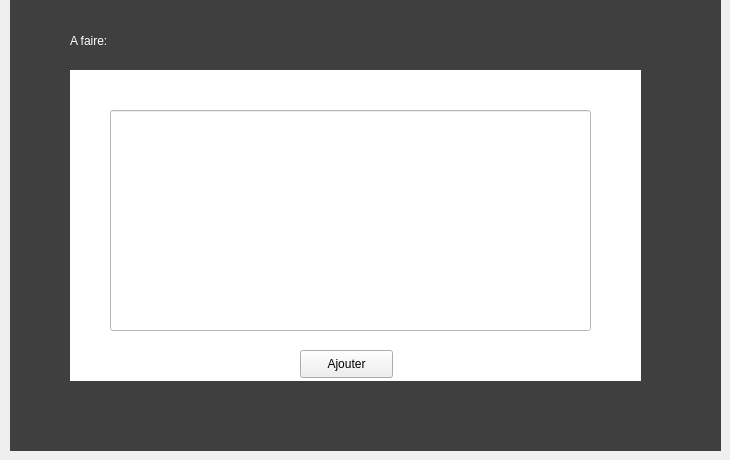
      <widget class="QWidget" name="tab_22">
       <attribute name="title">
        <string>ajouter com</string>
       </attribute>
       <widget class="QLabel" name="label_68">
        <property name="geometry">
         <rect>
          <x>10</x>
          <y>0</y>
          <width>711</width>
          <height>451</height>
         </rect>
        </property>
        <property name="styleSheet">
         <string notr="true">background-color: rgb(63, 63, 63);</string>
        </property>
        <property name="text">
         <string/>
        </property>
       </widget>
       <widget class="QLabel" name="label_69">
        <property name="geometry">
         <rect>
          <x>70</x>
          <y>70</y>
          <width>571</width>
          <height>311</height>
         </rect>
        </property>
        <property name="styleSheet">
         <string notr="true">background-color: rgb(255, 255, 255);</string>
        </property>
        <property name="text">
         <string/>
        </property>
       </widget>
       <widget class="QLabel" name="label_70">
        <property name="geometry">
         <rect>
          <x>70</x>
          <y>20</y>
          <width>191</width>
          <height>41</height>
         </rect>
        </property>
        <property name="styleSheet">
         <string notr="true">color: rgb(255, 255, 255);</string>
        </property>
        <property name="text">
         <string>A faire:</string>
        </property>
       </widget>
       <widget class="QPushButton" name="pushButton_25">
        <property name="geometry">
         <rect>
          <x>300</x>
          <y>350</y>
          <width>93</width>
          <height>28</height>
         </rect>
        </property>
        <property name="text">
         <string>Ajouter</string>
        </property>
       </widget>
       <widget class="QLineEdit" name="lineEdit_20">
        <property name="geometry">
         <rect>
          <x>110</x>
          <y>110</y>
          <width>481</width>
          <height>221</height>
         </rect>
        </property>
        <property name="styleSheet">
         <string notr="true">background-color: rgb(253, 49, 87);
background-color: rgb(255, 255, 255);</string>
        </property>
       </widget>
       <widget class="QLabel" name="label_78">
        <property name="geometry">
         <rect>
          <x>20</x>
          <y>10</y>
          <width>61</width>
          <height>21</height>
         </rect>
        </property>
        <property name="styleSheet">
         <string notr="true">image: url(:/flchfinalll/flch final.png);</string>
        </property>
        <property name="text">
         <string/>
        </property>
       </widget>
      </widget>
